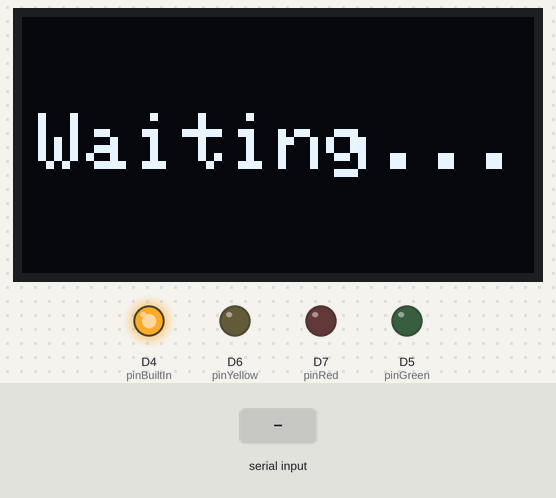
This program was run on a simulated ESP8266 (Wemos D1 mini). Shown: 128×64 one-colour display, output pins drawn as LEDs (lit = HIGH). Dashed ring = blinking. The test bench sets the inputs (shaded band). What the program prints to the serial monitor is not drawn.

Above: at 2.1 s.
2.2 s: "BlinkRed\n" received over Serial
At 2.32 s:
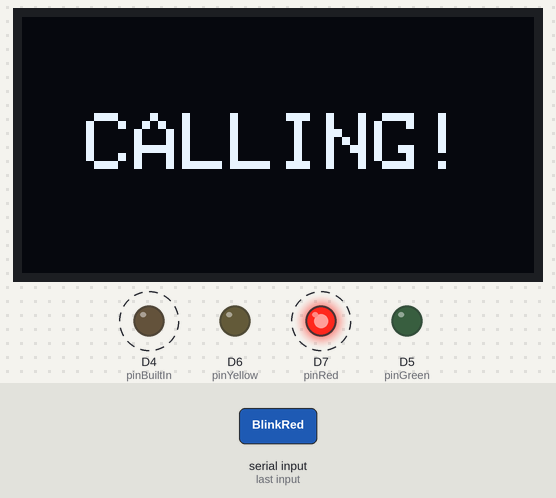
4.1 s: "Green\n" received over Serial
At 4.7 s:
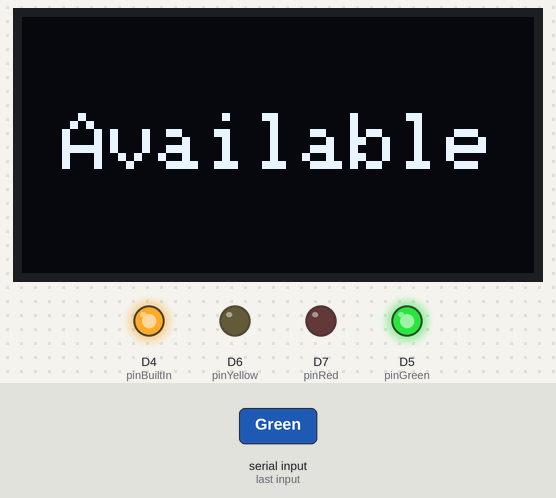
5.8 s: "Yellow\n" received over Serial
At 6.8 s:
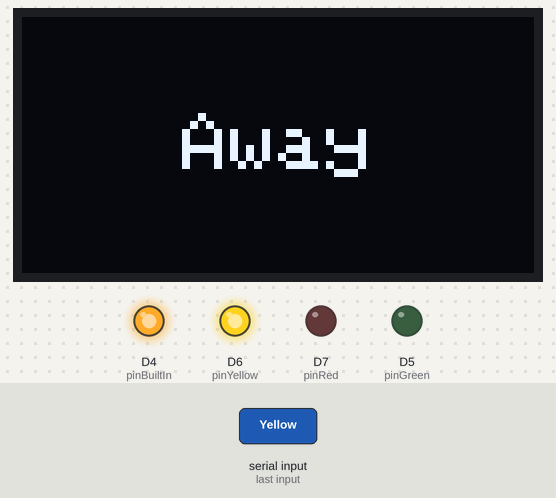
7.3 s: "White\n" received over Serial
At 7.9 s:
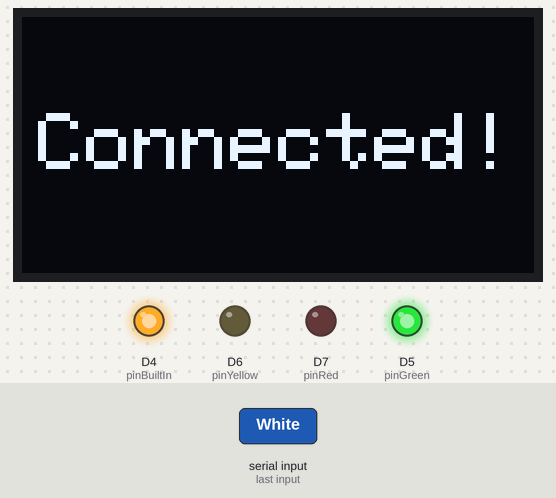
8.8 s: "Red\n" received over Serial
At 10.0 s:
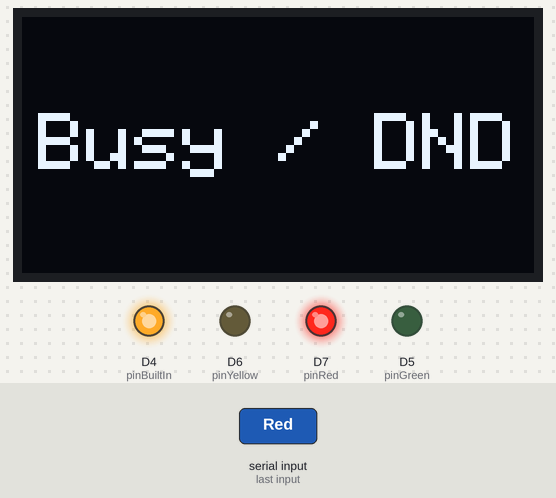
10.3 s: "Off\n" received over Serial
At 11.4 s:
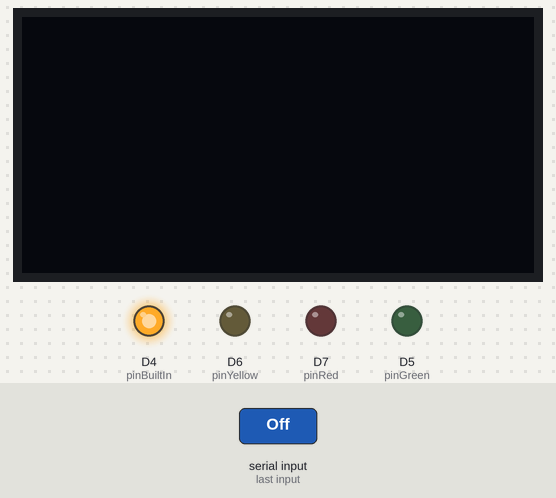
Timing chart, 0 to 12.8 s (numbered marks = the images above; inputs shaded):
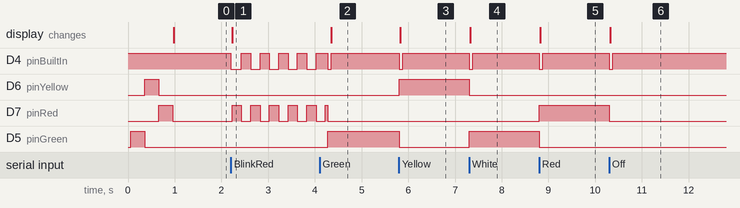

Measured:
- after the input at 2.2 s, D4 (pinBuiltIn), D7 (pinRed): alternates HIGH for 0.20 s and LOW for 0.20 s, starting at once; the display: changes at once (image 1)
- after the input at 4.1 s, D4 (pinBuiltIn): HIGH → LOW after 0.18 s, → HIGH 0.08 s later; D5 (pinGreen): LOW → HIGH after 0.18 s; the display: changes after 0.25 s (image 2)
- after the input at 5.8 s, D4 (pinBuiltIn): HIGH → LOW at once, → HIGH 0.08 s later; D6 (pinYellow): LOW → HIGH at once; D5 (pinGreen): HIGH → LOW at once; the display: changes at once (image 3)
- after the input at 7.3 s, D4 (pinBuiltIn): HIGH → LOW at once, → HIGH 0.08 s later; D6 (pinYellow): HIGH → LOW at once; D5 (pinGreen): LOW → HIGH at once; the display: changes at once (image 4)
- after the input at 8.8 s, D4 (pinBuiltIn): HIGH → LOW at once, → HIGH 0.08 s later; D7 (pinRed): LOW → HIGH at once; D5 (pinGreen): HIGH → LOW at once; the display: changes at once (image 5)
- after the input at 10.3 s, D4 (pinBuiltIn): HIGH → LOW at once, → HIGH 0.08 s later; D7 (pinRed): HIGH → LOW at once; the display: changes at once (image 6)

The program:

main.cpp
```cpp
#include <Wire.h>
#include <Adafruit_GFX.h>
#include <Adafruit_SSD1306.h>

#define SCREEN_WIDTH 128
#define SCREEN_HEIGHT 64
#define OLED_RESET -1
Adafruit_SSD1306 display(SCREEN_WIDTH, SCREEN_HEIGHT, &Wire, OLED_RESET);

// LED Pins (Wemos D1 mapping)
const int pinGreen = D5;
const int pinYellow = D6;
const int pinRed = D7;

// --- Function Prototypes for PlatformIO ---
void processCommand(String cmd);
void turnOnLed(int activePin);
void turnOffAllLeds();
void updateDisplay(String text);

// Built-in LED for visual feedback (Active LOW on Wemos D1)
const int pinBuiltIn = LED_BUILTIN;

void setup() {
  Serial.begin(9600); // 9600 baud to match the Go backend

  pinMode(pinGreen, OUTPUT);
  pinMode(pinYellow, OUTPUT);
  pinMode(pinRed, OUTPUT);
  pinMode(pinBuiltIn, OUTPUT);

  // Keep built-in LED off (Active LOW means HIGH is off)
  digitalWrite(pinBuiltIn, HIGH);

  // Initialize OLED
  if(!display.begin(SSD1306_SWITCHCAPVCC, 0x3C)) {
    Serial.println("ERROR: SSD1306 OLED allocation failed");
    for(;;);
  }

  display.clearDisplay();
  display.setTextSize(2);
  display.setTextColor(SSD1306_WHITE);
  updateDisplay("Starting Up");

  // Tell the Wails App that the board is ready
  Serial.println("SYSTEM: Wemos D1 Initialized and Ready.");

  // Test LEDs on boot
  turnOnLed(pinGreen); delay(300);
  turnOnLed(pinYellow); delay(300);
  turnOnLed(pinRed); delay(300);
  turnOffAllLeds();

  updateDisplay("Waiting...");
}

void loop() {
  // Check if Wails app sent a command over USB Serial
  if (Serial.available() > 0) {
    String command = Serial.readStringUntil('\n');
    command.trim(); // Remove any whitespace/carriage returns

    if (command.length() > 0) {
      // Flash built-in LED to indicate data was received
      digitalWrite(pinBuiltIn, LOW);

      processCommand(command);

      delay(50); // Short delay for visible blink
      digitalWrite(pinBuiltIn, HIGH);
    }
  }
}

void processCommand(String cmd) {
  if (cmd == "Green") {
    turnOnLed(pinGreen);
    updateDisplay("Available");
    Serial.println("DEBUG: Executed [Green] -> Available");
  }
  else if (cmd == "Red") {
    turnOnLed(pinRed);
    updateDisplay("Busy / DND");
    Serial.println("DEBUG: Executed [Red] -> Busy / DND");
  }
  else if (cmd == "Yellow") {
    turnOnLed(pinYellow);
    updateDisplay("Away");
    Serial.println("DEBUG: Executed [Yellow] -> Away");
  }
  else if (cmd == "BlinkRed") {
    Serial.println("DEBUG: Executed [BlinkRed] -> Incoming Call!");
    updateDisplay("CALLING!");

    // Blink BOTH the external Red LED and the Built-in LED 5 times
    for(int i = 0; i < 5; i++) {
      turnOnLed(pinRed);
      digitalWrite(pinBuiltIn, LOW); // Turn ON built-in LED (Active LOW)
      delay(200);

      turnOffAllLeds();
      digitalWrite(pinBuiltIn, HIGH); // Turn OFF built-in LED
      delay(200);
    }

    turnOnLed(pinRed);              // Return external LED to solid red
    digitalWrite(pinBuiltIn, HIGH); // Ensure built-in LED stays OFF after the call rings
  }
  else if (cmd == "Off") {
    turnOffAllLeds();
    updateDisplay("");
    Serial.println("DEBUG: Executed [Off] -> All LEDs off");
  }
  else if (cmd == "White") {
    turnOnLed(pinGreen);
    updateDisplay("Connected!");
    Serial.println("DEBUG: Executed [White] -> Connection Established");
  }
  else {
    Serial.println("DEBUG: Unknown command received: " + cmd);
  }
}

void turnOnLed(int activePin) {
  turnOffAllLeds();
  digitalWrite(activePin, HIGH);
}

void turnOffAllLeds() {
  digitalWrite(pinGreen, LOW);
  digitalWrite(pinYellow, LOW);
  digitalWrite(pinRed, LOW);
}

void updateDisplay(String text) {
  display.clearDisplay();
  display.setCursor(0, 20);

  // Center text roughly depending on length (approx 12 pixels per char at size 2)
  int cursorX = (SCREEN_WIDTH - (text.length() * 12)) / 2;
  if (cursorX < 0) cursorX = 0;

  display.setCursor(cursorX, 24);
  display.println(text);
  display.display();
}
```
